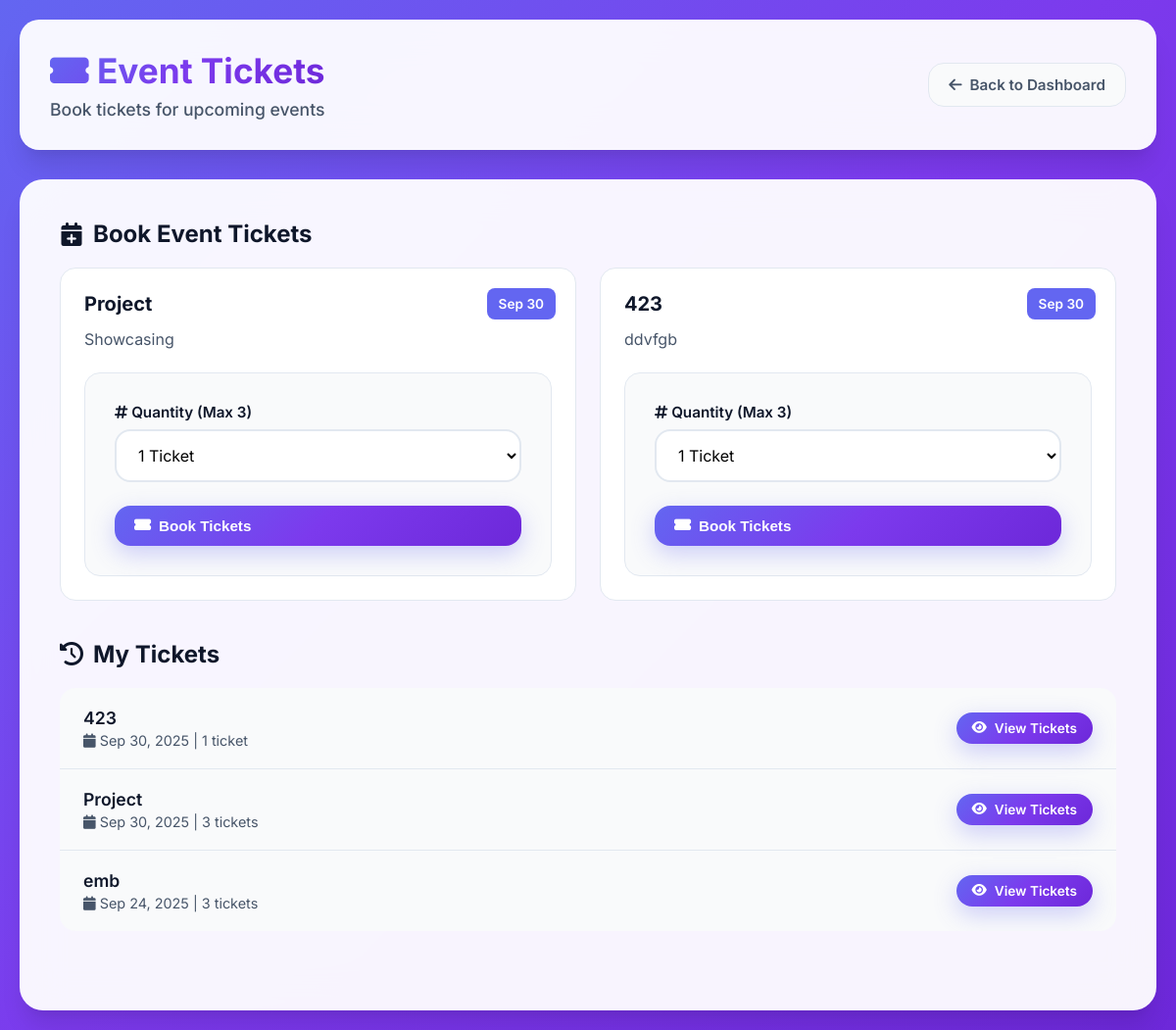
The page /php_files/ticket.php (signed in) on the database its author committed.
### tables this page shows
CREATE TABLE `event` (
  `Event ID` varchar(50) NOT NULL,
  `Title` varchar(100) NOT NULL,
  `Description` text NOT NULL,
  `Date` date NOT NULL,
  `Approved By` varchar(50) NOT NULL
);

CREATE TABLE `ticket` (
  `E ID` varchar(50) NOT NULL,
  `Serial No` varchar(50) NOT NULL,
  `Date of Event` date NOT NULL,
  `U ID` varchar(50) NOT NULL
);

### php_files/ticket.php (the view, shortened to what this page needs)
<?php
include('DBconnect.php');
$user_id = $_SESSION['user_id'];
$show_ticket = false;
$events_query = "SELECT * FROM event WHERE `Date` >= CURDATE() ORDER BY `Date` ASC";
$events_result = mysqli_query($conn, $events_query);
$user_tickets_query = "SELECT t.*, e.`Title`, e.`Date` as event_date
                      FROM ticket t
                      JOIN event e ON t.`E ID` = e.`Event ID`
                      WHERE t.`U ID` = '$user_id'
                      ORDER BY e.`Date` DESC";
$user_tickets_result = mysqli_query($conn, $user_tickets_query);
?>
<!DOCTYPE html>
<html lang="en">
<head>
    <link href="https://cdnjs.cloudflare.com/ajax/libs/font-awesome/6.4.0/css/all.min.css" rel="stylesheet">
</head>
<body>
    <div class="container">
        <div class="header">
            <div class="header-left">
                <h1><i class="fas fa-ticket-alt"></i> Event Tickets</h1>
                <p>Book tickets for upcoming events</p>
            </div>
            <div class="header-right">
                <a href="home.php" class="btn btn-secondary">
                    <i class="fas fa-arrow-left"></i> Back to Dashboard
                </a>
            </div>
        </div>
        <div class="content">
            <?php if (!$show_ticket): ?>
                <div class="section">
                    <h2 class="section-title">
                        <i class="fas fa-calendar-plus"></i>
                        Book Event Tickets
                    </h2>
                    <?php if ($events_result && mysqli_num_rows($events_result) > 0): ?>
                        <div class="events-grid">
                            <?php while ($event = mysqli_fetch_assoc($events_result)): ?>
                                <div class="event-card">
                                    <div class="event-date"><?php echo date('M j', strtotime($event['Date'])); ?></div>
                                    <h3 class="event-title"><?php echo htmlspecialchars($event['Title']); ?></h3>
                                    <p class="event-description"><?php echo htmlspecialchars(substr($event['Description'], 0, 120)) . (strlen($event['Description']) > 120 ? '...' : ''); ?></p>
                                    <div class="booking-section">
                                        <form method="POST" action="">
                                            <div class="form-group">
                                                <label class="form-label">
                                                    <i class="fas fa-hashtag"></i> Quantity (Max 3)
                                                </label>
                                                <select name="quantity" class="form-control" required>
                                                    <option value="1">1 Ticket</option>
                                                </select>
                                            </div>
                                            <button type="submit" name="book_ticket" class="btn btn-primary" style="width: 100%;">
                                                <i class="fas fa-ticket-alt"></i> Book Tickets
                                            </button>
                                        </form>
                                    </div>
                                </div>
                            <?php endwhile; ?>
                        </div>
                    <?php endif; ?>
                </div>
            <?php endif; ?>
            <div class="section">
                <h2 class="section-title">
                    <i class="fas fa-history"></i>
                    My Tickets
                </h2>
                <?php if ($user_tickets_result && mysqli_num_rows($user_tickets_result) > 0): ?>
                    <div class="my-tickets-list">
                        <?php
                        $grouped_tickets = array();
                        mysqli_data_seek($user_tickets_result, 0);
                        while ($ticket = mysqli_fetch_assoc($user_tickets_result)) {
                            $event_id = $ticket['E ID'];
                            if (!isset($grouped_tickets[$event_id])) {
                                $grouped_tickets[$event_id] = array();
                            }
                            $grouped_tickets[$event_id][] = $ticket;
                        }
                        foreach ($grouped_tickets as $event_id => $tickets) {
                            $first_ticket = $tickets[0];
                        ?>
                            <div class="ticket-item">
                                <div class="ticket-item-info">
                                    <h4><?php echo htmlspecialchars($first_ticket['Title']); ?></h4>
                                    <p><i class="fas fa-calendar"></i> <?php echo date('M j, Y', strtotime($first_ticket['event_date'])); ?> | <?php echo count($tickets); ?> ticket<?php echo count($tickets) > 1 ? 's' : ''; ?></p>
                                </div>
                                <div class="ticket-item-actions">
                                    <a href="?view_ticket=1&event_id=<?php echo $event_id; ?>" class="btn btn-primary btn-sm">
                                        <i class="fas fa-eye"></i> View Tickets
                                    </a>
                                </div>
                            </div>
                        <?php
                        }
                        ?>
                    </div>
                <?php endif; ?>
            </div>
        </div>
    </div>
</body>
</html>

### php_files/ticket.php (style rules this page uses)
* { margin: 0; padding: 0; box-sizing: border-box; }
:root { --primary: #6366f1; --primary-dark: #4f46e5; --primary-light: #818cf8; --primary-glow: rgba(99, 102, 241, 0.2); --secondary: #f8fafc; --accent: #1e1b4b; --text-primary: #0f172a; --text-secondary: #475569; --surface: #ffffff; --surface-elevated: #f9fafb; --border: #e2e8f0; --success: #10b981; --error: #ef4444; --warning: #f59e0b; --gradient-primary: linear-gradient(135deg, #6366f1 0%, #7c3aed 50%, #6d28d9 100%); --shadow: 0 20px 25px -5px rgba(0, 0, 0, 0.1), 0 10px 10px -5px rgba(0, 0, 0, 0.04); --radius: 16px; --transition: all 0.3s cubic-bezier(0.4, 0, 0.2, 1); }
body { font-family: 'Inter', -apple-system, BlinkMacSystemFont, sans-serif; background: var(--gradient-primary); min-height: 100vh; color: var(--text-primary); padding: 20px; }
.container { max-width: 1200px; margin: 0 auto; }
.header { background: rgba(255, 255, 255, 0.95); backdrop-filter: blur(20px); border-radius: 20px; padding: 30px; margin-bottom: 30px; display: flex; justify-content: space-between; align-items: center; box-shadow: var(--shadow); border: 1px solid rgba(255, 255, 255, 0.2); }
.header-left h1 { font-size: 2.2rem; font-weight: 700; background: var(--gradient-primary); -webkit-background-clip: text; -webkit-text-fill-color: transparent; background-clip: text; margin-bottom: 8px; }
.header-left p { color: var(--text-secondary); font-size: 1.1rem; font-weight: 500; }
.btn { display: inline-flex; align-items: center; gap: 8px; padding: 12px 20px; border-radius: var(--radius); text-decoration: none; font-weight: 600; font-size: 0.95rem; transition: var(--transition); border: none; cursor: pointer; }
.btn-sm { padding: 8px 16px; font-size: 0.85rem; }
.btn-primary { background: var(--gradient-primary); color: white; box-shadow: 0 8px 25px rgba(99, 102, 241, 0.3); }
.btn-secondary { background: var(--surface-elevated); color: var(--text-secondary); border: 1px solid var(--border); }
.content { background: rgba(255, 255, 255, 0.95); backdrop-filter: blur(20px); border-radius: 24px; padding: 40px; box-shadow: var(--shadow); border: 1px solid rgba(255, 255, 255, 0.2); }
.section { margin-bottom: 40px; }
.section-title { font-size: 1.5rem; font-weight: 700; color: var(--text-primary); margin-bottom: 20px; display: flex; align-items: center; gap: 10px; }
.booking-section { background: var(--surface-elevated); border-radius: var(--radius); padding: 30px; border: 1px solid var(--border); }
.form-group { margin-bottom: 24px; }
.form-label { display: block; font-weight: 600; color: var(--text-primary); margin-bottom: 8px; font-size: 0.95rem; }
.form-control { width: 100%; padding: 14px 18px; border: 2px solid var(--border); border-radius: var(--radius); font-size: 16px; font-family: inherit; transition: var(--transition); background: var(--surface); }
.events-grid { display: grid; grid-template-columns: repeat(auto-fit, minmax(320px, 1fr)); gap: 24px; }
.event-card { background: var(--surface); border-radius: var(--radius); padding: 24px; border: 1px solid var(--border); transition: var(--transition); position: relative; overflow: hidden; }
.event-date { position: absolute; top: 20px; right: 20px; background: var(--primary); color: white; padding: 8px 12px; border-radius: 8px; font-size: 0.85rem; font-weight: 600; }
.event-title { font-size: 1.25rem; font-weight: 700; color: var(--text-primary); margin-bottom: 12px; margin-right: 80px; }
.event-description { color: var(--text-secondary); line-height: 1.6; margin-bottom: 20px; }
.my-tickets-list { background: var(--surface-elevated); border-radius: var(--radius); overflow: hidden; }
.ticket-item { padding: 20px 24px; border-bottom: 1px solid var(--border); display: flex; justify-content: space-between; align-items: center; transition: var(--transition); }
.ticket-item:last-child { border-bottom: none; }
.ticket-item-info h4 { font-size: 1.1rem; font-weight: 600; color: var(--text-primary); margin-bottom: 4px; }
.ticket-item-info p { color: var(--text-secondary); font-size: 0.9rem; }

### rows shown on the page
event: Date "Sep 30", Title "Project", Description "Showcasing"
event: Date "Sep 30", Title "423", Description "ddvfgb"
ticket: E ID "423", E ID "Sep 30, 2025", count($tickets) "1"
ticket: E ID "Project", E ID "Sep 30, 2025", count($tickets) "3"
ticket: E ID "emb", E ID "Sep 24, 2025", count($tickets) "3"
